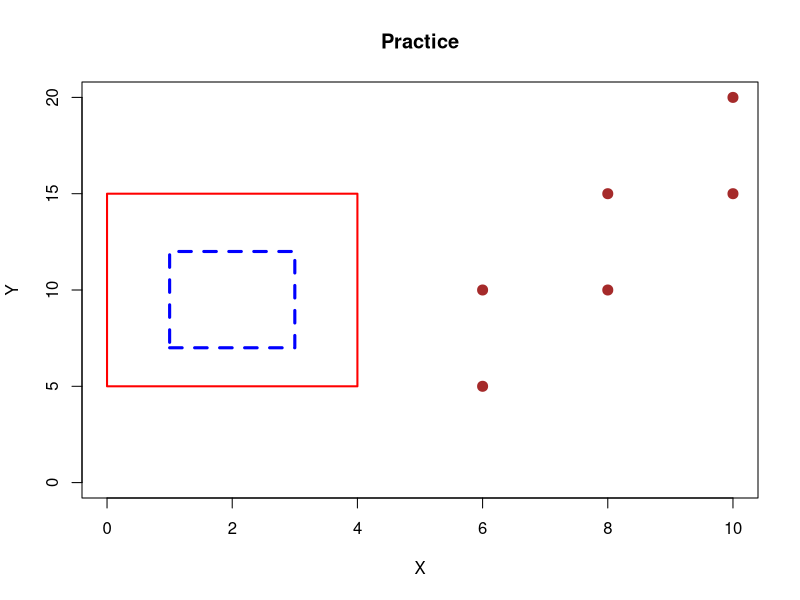
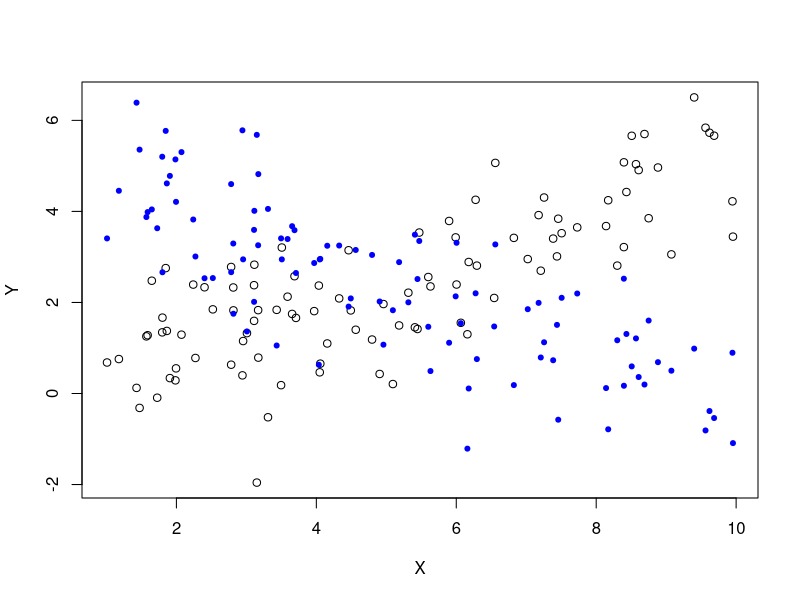
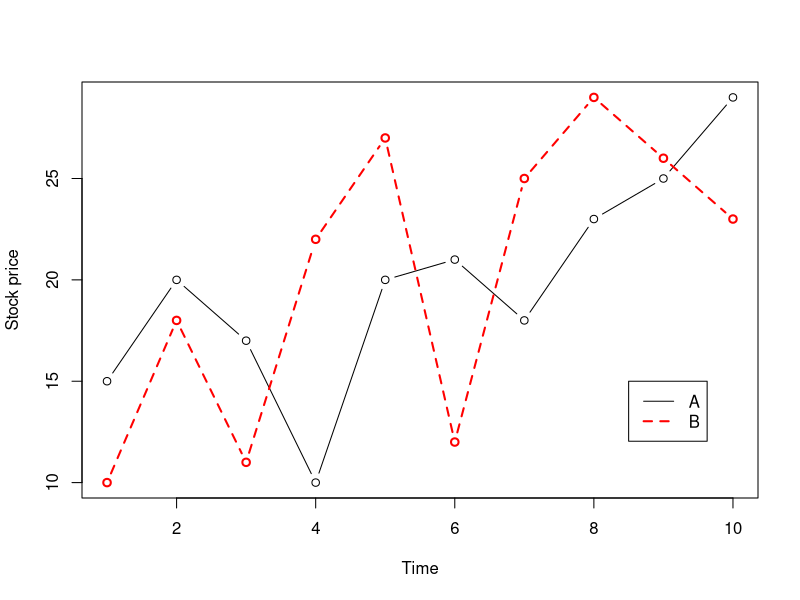
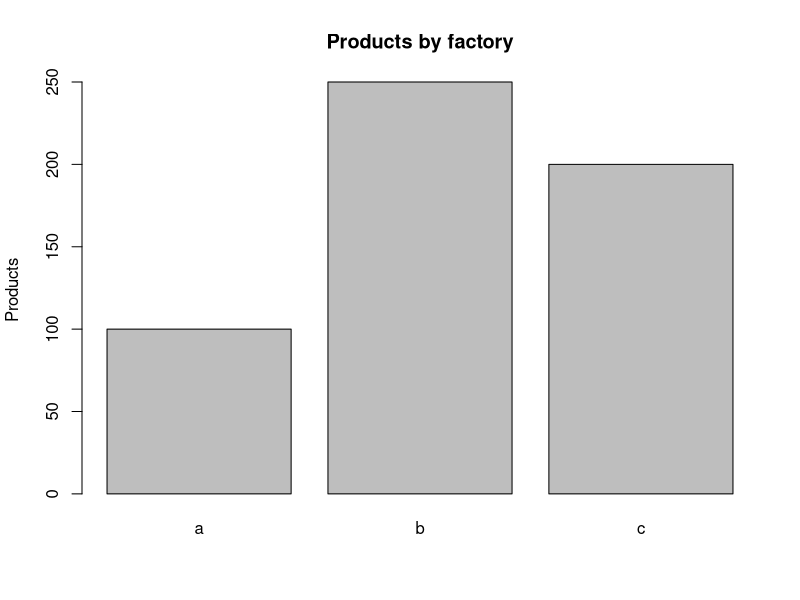
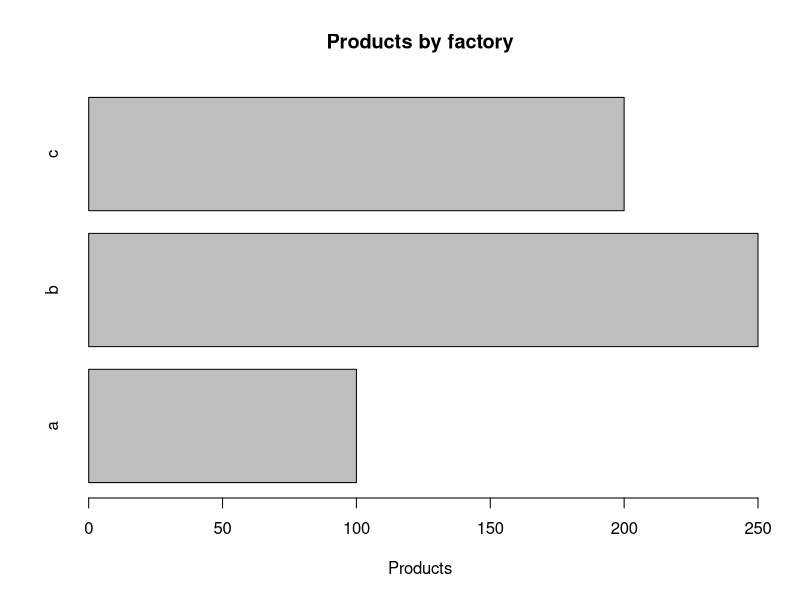
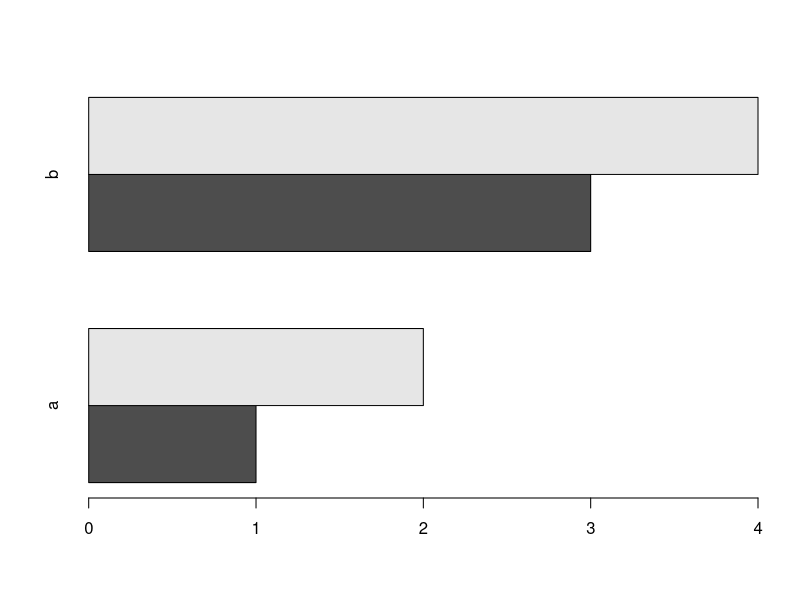
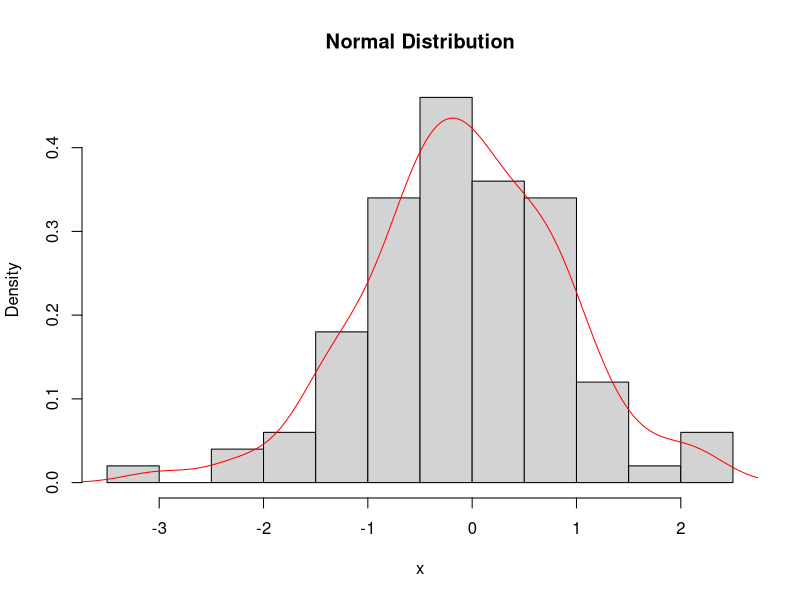
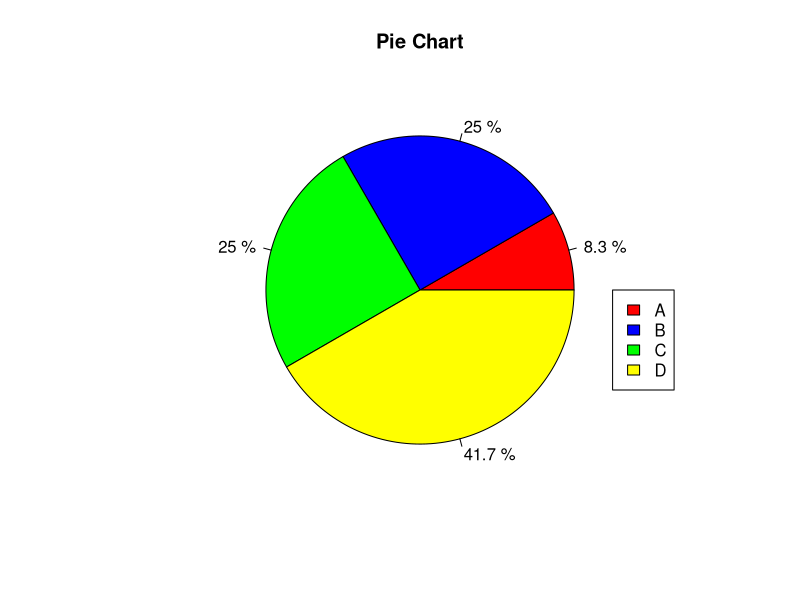

These charts were generated, in order, by the following R code:
# Creating graphs --------------------------------

# Empty frame
plot(c(0,10),c(0,20),type='n',xlab='X',ylab='Y',main='Practice')

# Add points
# cex: size of points
# pch: type of point
points(c(6,8,10,6,8,10),c(5,10,15,10,15,20),col='brown',cex=2,pch=20)

# Add lines
# col: color
# lwd: width of lines
lines(c(0,4,4,0,0),c(5,5,15,15,5),col='red',lwd=2)
lines(c(1,3,3,1,1),c(7,7,12,12,7),col='blue',lwd=3,lty=2)

# Scatter plot ------------------------------------
n = 100
x = runif(n,1,10)
y1 = 0.5*x + rnorm(n)
y2 = 5 - 0.5*x + rnorm(n)
plot(x,y1,xlab='X',ylab='Y')
points(x,y2,col='blue',pch=20)


# Line graph --------------------------------------
Time = 1:10
stock1 = c(15,20,17,10,20,21,18,23,25,29)
stock2 = c(10,18,11,22,27,12,25,29,26,23)
plot(Time,stock1,type='b',xlab='Time',ylab='Stock price')
lines(Time,stock2,type='b',col='red',lwd=2,lty=2)
legend(8.5,15,c('A','B'),col=c('black','red'),lty=c(1,2),lwd=c(1,2))

# Bar chart ---------------------------------------
x = c(100,250,200)
barplot(x,names.arg=c('a','b','c'),ylab='Products',main='Products by factory')

barplot(x,horiz=T,names.arg=c('a','b','c'),xlab='Products',main='Products by factory')

x = matrix(c(1,2,3,4),2,2)
barplot(x,beside=T,horiz=T,names=c('a','b'))


# Histogram ---------------------------------------
x = rnorm(100)
hist(x,main='Normal Distribution',freq=F)
lines(density(x),col='red')

# Pie chart ---------------------------------------
x = c(100,300,300,500)
pct = paste(round(x/sum(x)*100,1),'%')
pie(x,labels=pct,col=c('red','blue','green','yellow'),main='Pie Chart')
legend(1,0,c('A','B','C','D'),fill=c('red','blue','green','yellow'))

# Box plot ----------------------------------------
x = rnorm(100)
y = rnorm(100,mean=3,sd=2)
z = rnorm(100,mean=-1,sd=1.5)
boxplot(x,y,z,names=c('A','B','C'),col=c('blue','red','green'))

# Additional issues -------------------------------
x = cbind(rnorm(100),rnorm(100),rnorm(100))
par(mfrow=c(1,3))
for (i in 1:3) hist(x[,i])







